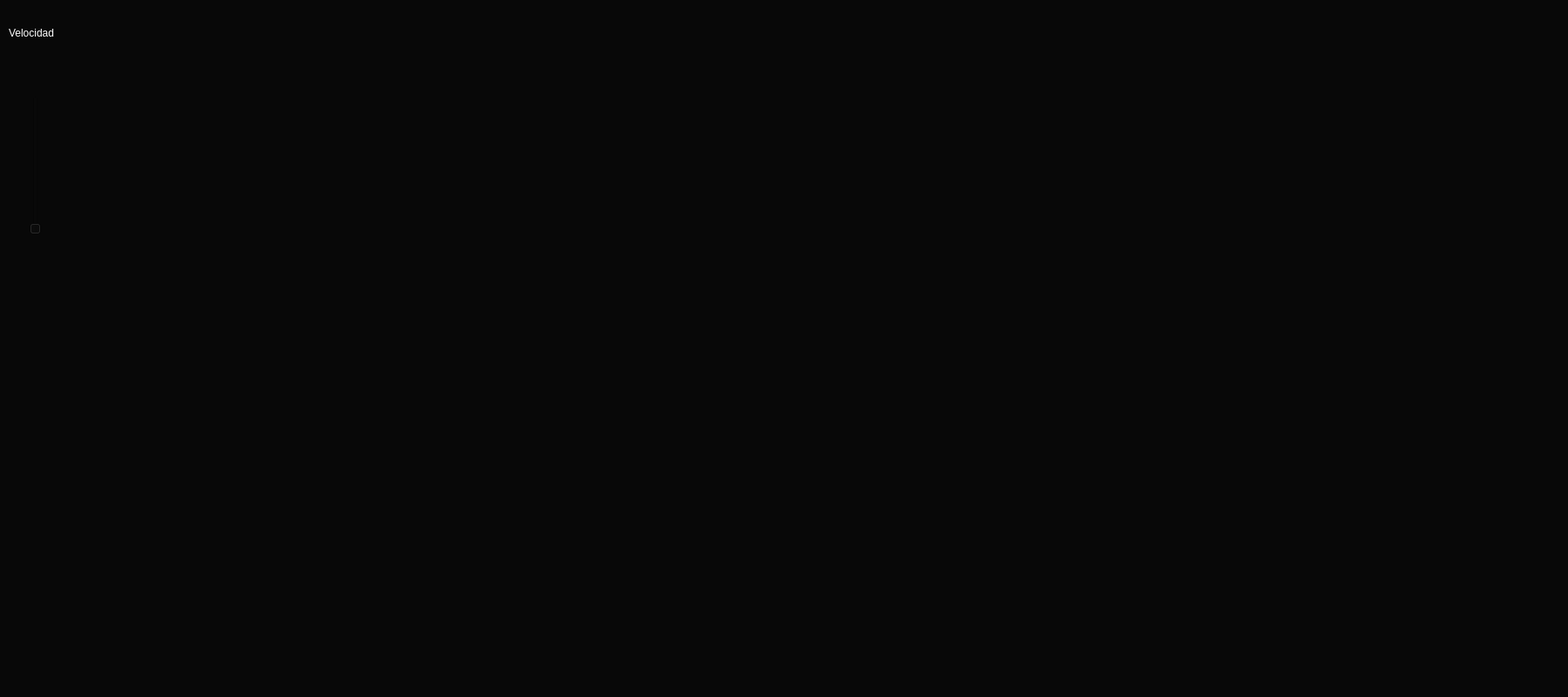
<?xml version="1.0" encoding="UTF-8"?>
<ui version="4.0">
 <class>Dialog</class>
 <widget class="QDialog" name="Dialog">
  <property name="geometry">
   <rect>
    <x>0</x>
    <y>0</y>
    <width>1800</width>
    <height>800</height>
   </rect>
  </property>
  <property name="windowTitle">
   <string>Dialog</string>
  </property>
  <property name="styleSheet">
   <string notr="true">background-color: rgb(8, 8, 8);</string>
  </property>
  <widget class="QLabel" name="label_2">
   <property name="geometry">
    <rect>
     <x>700</x>
     <y>350</y>
     <width>41</width>
     <height>51</height>
    </rect>
   </property>
   <property name="text">
    <string/>
   </property>
   <property name="pixmap">
    <pixmap resource="planetas.qrc">:/mercurio.png</pixmap>
   </property>
   <property name="scaledContents">
    <bool>true</bool>
   </property>
  </widget>
  <widget class="QLabel" name="label_3">
   <property name="geometry">
    <rect>
     <x>10</x>
     <y>30</y>
     <width>81</width>
     <height>16</height>
    </rect>
   </property>
   <property name="styleSheet">
    <string notr="true">color: rgb(255, 255, 255);</string>
   </property>
   <property name="text">
    <string>Velocidad</string>
   </property>
  </widget>
  <widget class="QLabel" name="label_4">
   <property name="geometry">
    <rect>
     <x>590</x>
     <y>350</y>
     <width>55</width>
     <height>60</height>
    </rect>
   </property>
   <property name="text">
    <string/>
   </property>
   <property name="pixmap">
    <pixmap resource="planetas.qrc">:/venus.png</pixmap>
   </property>
   <property name="scaledContents">
    <bool>true</bool>
   </property>
  </widget>
  <widget class="QLabel" name="label_5">
   <property name="geometry">
    <rect>
     <x>450</x>
     <y>350</y>
     <width>55</width>
     <height>60</height>
    </rect>
   </property>
   <property name="text">
    <string/>
   </property>
   <property name="pixmap">
    <pixmap resource="planetas.qrc">:/tierra.png</pixmap>
   </property>
   <property name="scaledContents">
    <bool>true</bool>
   </property>
  </widget>
  <widget class="QLabel" name="label_6">
   <property name="geometry">
    <rect>
     <x>340</x>
     <y>350</y>
     <width>45</width>
     <height>55</height>
    </rect>
   </property>
   <property name="text">
    <string/>
   </property>
   <property name="pixmap">
    <pixmap resource="planetas.qrc">:/marte.png</pixmap>
   </property>
   <property name="scaledContents">
    <bool>true</bool>
   </property>
  </widget>
  <widget class="QSlider" name="verticalSlider">
   <property name="geometry">
    <rect>
     <x>30</x>
     <y>110</y>
     <width>22</width>
     <height>160</height>
    </rect>
   </property>
   <property name="maximum">
    <number>20</number>
   </property>
   <property name="orientation">
    <enum>Qt::Vertical</enum>
   </property>
  </widget>
  <widget class="QLabel" name="label_7">
   <property name="geometry">
    <rect>
     <x>142</x>
     <y>350</y>
     <width>151</width>
     <height>151</height>
    </rect>
   </property>
   <property name="text">
    <string/>
   </property>
   <property name="pixmap">
    <pixmap resource="planetas.qrc">:/jupi.png</pixmap>
   </property>
   <property name="scaledContents">
    <bool>true</bool>
   </property>
  </widget>
  <widget class="QLabel" name="label">
   <property name="geometry">
    <rect>
     <x>750</x>
     <y>250</y>
     <width>300</width>
     <height>200</height>
    </rect>
   </property>
   <property name="text">
    <string/>
   </property>
   <property name="pixmap">
    <pixmap resource="planetas.qrc">:/sun.png</pixmap>
   </property>
   <property name="scaledContents">
    <bool>true</bool>
   </property>
  </widget>
  <widget class="QLabel" name="label_8">
   <property name="geometry">
    <rect>
     <x>30</x>
     <y>350</y>
     <width>100</width>
     <height>100</height>
    </rect>
   </property>
   <property name="text">
    <string/>
   </property>
   <property name="pixmap">
    <pixmap resource="planetas.qrc">:/saturno.png</pixmap>
   </property>
   <property name="scaledContents">
    <bool>true</bool>
   </property>
  </widget>
  <widget class="QLabel" name="label_9">
   <property name="geometry">
    <rect>
     <x>120</x>
     <y>60</y>
     <width>61</width>
     <height>71</height>
    </rect>
   </property>
   <property name="text">
    <string/>
   </property>
   <property name="pixmap">
    <pixmap resource="planetas.qrc">:/meteoro.png</pixmap>
   </property>
   <property name="scaledContents">
    <bool>true</bool>
   </property>
  </widget>
  <zorder>label</zorder>
  <zorder>label_3</zorder>
  <zorder>verticalSlider</zorder>
  <zorder>label_6</zorder>
  <zorder>label_5</zorder>
  <zorder>label_4</zorder>
  <zorder>label_2</zorder>
  <zorder>label_7</zorder>
  <zorder>label_8</zorder>
  <zorder>label_9</zorder>
 </widget>
 <resources>
  <include location="planetas.qrc"/>
 </resources>
 <connections/>
</ui>
